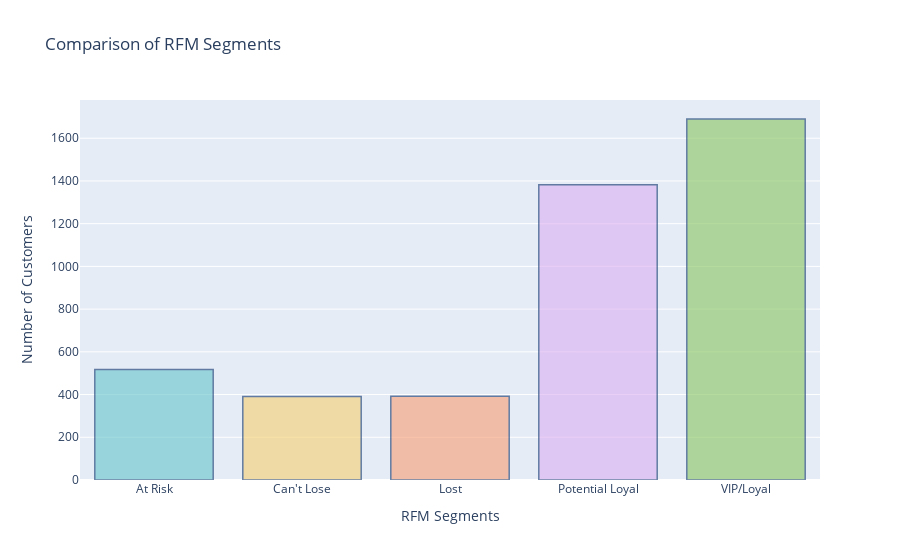

Notebook cell for this chart:
### Code cell
pastel_colors = plotly.colors.qualitative.Pastel

fig = go.Figure(data=[go.Bar(x=segment_counts.index, y=segment_counts.values, marker=dict(color=pastel_colors))])

vip_color = 'rgb(158, 202, 225)'
fig.update_traces(marker_color=[vip_color if segment == 'Champions' else pastel_colors[i]
                                for i, segment in enumerate(segment_counts.index)],
                                marker_line_color='rgb(8, 48, 107)',
                                marker_line_width=1.5, opacity=0.6)

#Update the layout
fig.update_layout(title='Comparison of RFM Segments',
                  xaxis_title='RFM Segments',
                  yaxis_title='Number of Customers',
                  showlegend=False)
fig.show()

### Figure 1 — Plotly figure (JSON) as saved in the notebook; plotly's stock layout.template omitted (floating-point values rounded to 4 significant figures)
{"data": [{"marker": {"color": ["rgb(102, 197, 204)", "rgb(246, 207, 113)", "rgb(248, 156, 116)", "rgb(220, 176, 242)", "rgb(135, 197, 95)"], "line": {"color": "rgb(8, 48, 107)", "width": 1.5}}, "opacity": 0.6, "type": "bar", "x": ["At Risk", "Can't Lose", "Lost", "Potential Loyal", "VIP/Loyal"], "y": [517, 391, 392, 1382, 1690]}], "layout": {"showlegend": false, "title": {"text": "Comparison of RFM Segments"}, "xaxis": {"title": {"text": "RFM Segments"}}, "yaxis": {"title": {"text": "Number of Customers"}}}}
